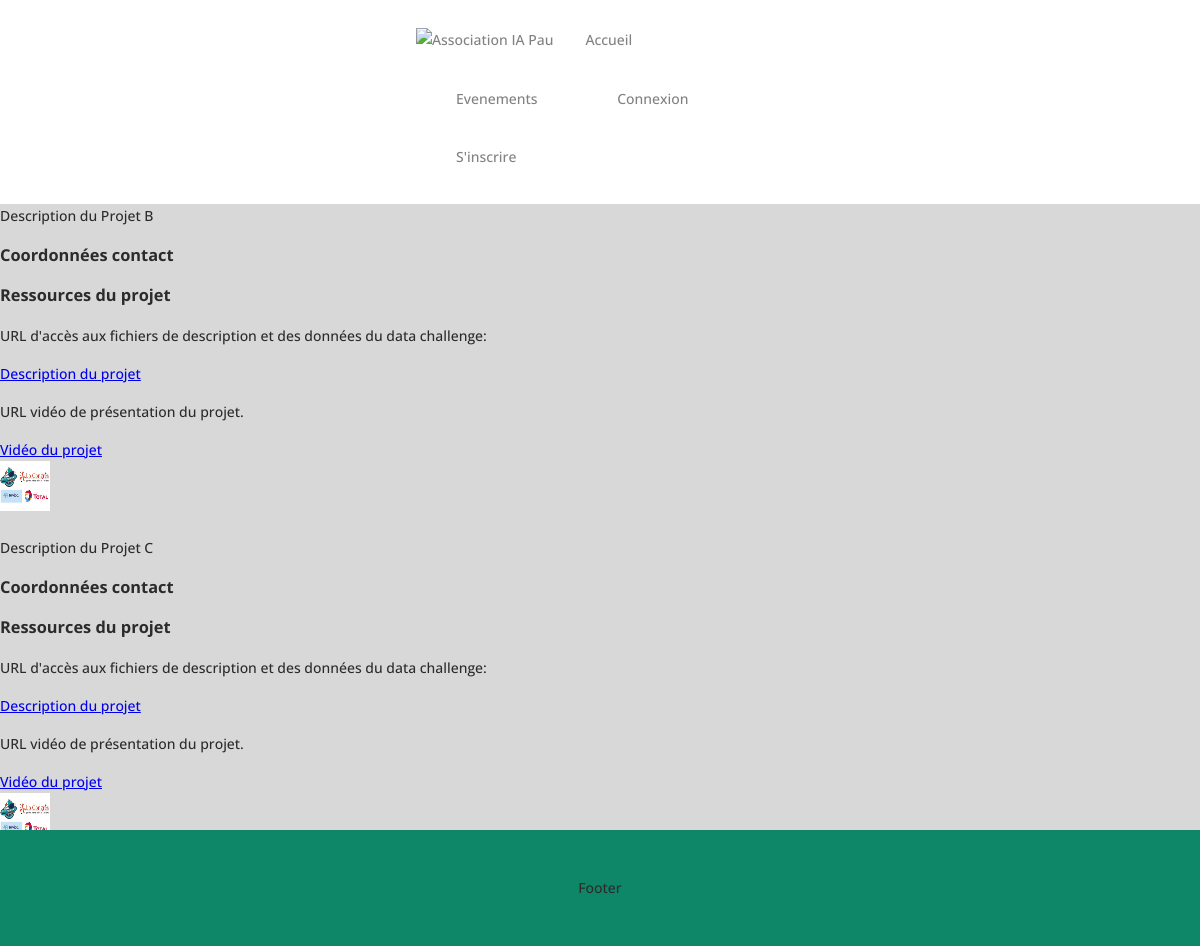
/?page=dataChallenge&challenge=Data Challenge 1, run on the app's committed database.
### tables this page shows
CREATE TABLE ProjetData(
    idProjetData int NOT NULL AUTO_INCREMENT,
    idEvenement int NOT NULL,
  
    nomProjet varchar(512) NOT NULL,
    description varchar(1024),
    image varchar(1024),
    urlFichier varchar(1024),
    urlVideo varchar(1024),
    PRIMARY KEY (idProjetData),
    FOREIGN KEY (idEvenement) REFERENCES Evenement(idEvenement)
 
);

CREATE TABLE Evenement(
    idEvenement int AUTO_INCREMENT,
    nomEvenement varchar(64) NOT NULL,
    dateDebut date,
    dateFin date,
    descriptionEvent varchar(264),
    imageEvent varchar(1024),
    typeEvenement varchar(30),
    PRIMARY KEY (idEvenement),
    CONSTRAINT check_typeEvenement CHECK (typeEvenement IN ('dataBattle', 'dataChallenge'))
);

### action/bdd.php (called while the page is built, shortened)
<?php
    require_once('database_login.php');
    function connect() {
        $connexion = null;
        global $username;
        global $password;
        global $bddname;
        global $port;
        try
        {
            $connexion = new PDO(
                'mysql:host=localhost;dbname='.$bddname. ';charset=utf8' .';port=' . $port , $username, $password
            );
        }
        catch(Exception $e)
        {
            die('Erreur : '.$e->getMessage());
        }
        return $connexion;
    }
    function getProjetData($nomEvenement){
        try{
            $conn = connect();
            $sqlQuery = "SELECT * FROM ProjetData INNER JOIN Evenement ON Evenement.idEvenement = ProjetData.idEvenement WHERE Evenement.nomEvenement LIKE :event";
            $statement = $conn->prepare($sqlQuery);
            $statement->bindParam(':event', $nomEvenement);
            $statement->execute();
            $result = $statement->fetchAll();
            return $result;
        }
        catch(Exception $e){
            die('Erreur : '.$e->getMessage());
        }
    }
?>

### pages/dataChallenge.php (the view, shortened to what this page needs)
<?php
if(isset($_GET['challenge'])){
        $nomChallenge = $_GET['challenge'];
    }
    else {
        echo "Bad request ";
        exit();
    }
    echo '<h1>'. $nomChallenge . '</h3>';
    echo '<p>'. $nomChallenge . '</p>';
    $projets = getProjetData($nomChallenge);
    echo '<div class=projet>';
    foreach ($projets as $projet){
        echo ' <div class = "description">';
        echo        $projet['description'];
        echo ' </div>';
        echo ' <div class="contact-projet">';
        echo '      <h3> Coordonnées contact </h3>';
        echo ' </div>';
        echo ' <div class="contact-projet">';
        echo '      <h3> Ressources du projet </h3>';
        echo '      <p>URL d\'accès aux fichiers de description et des données du data challenge: </p>';
        echo '      <a href ='.$projet['urlFichier'].'>Description du projet</a>';
        echo '      <p>URL vidéo de présentation du projet.</p>';
        echo '      <a href ='.$projet['urlVideo'].'>Vidéo du projet</a>';
        echo ' </div>';
        echo '          <img src="'.$projet['imageEvent'].'" alt="'.$projet['nomEvenement'].'">';
        echo '      </div>';
        echo '      </div>';
    }
?>

### styles/global.css (style rules this page uses)
body { position: relative; margin: 0; padding-bottom: 6rem; min-height: 100%; font-family: Open Sans,Arial,sans-serif; font-size: 14px; color: #2b2b2b; line-height: 1.7em; font-weight: 500; background-color: rgb(216, 216, 216); }
html { height: 100%; box-sizing: border-box; }
*, *:before, *:after { box-sizing: inherit; }
#content h1 { margin-top: 0; }

### styles/component/header.css (style rules this page uses)
img { transition: 0.8s; width: 50px; height: 50px; }

### data on the page
projetdata: description "Description du Projet B", idEvenement.imageEvent (picture)
projetdata: description "Description du Projet C", idEvenement.imageEvent (picture)
